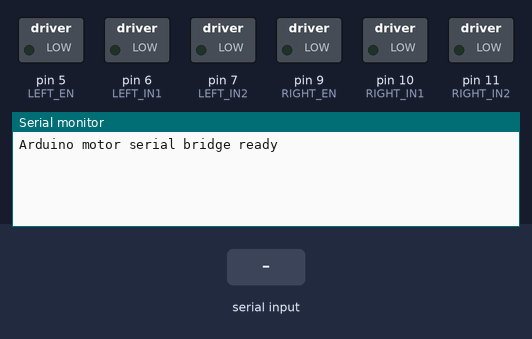
Bench run of a sketch on a simulated Arduino Uno, built with avr-gcc and run on an emulated ATmega328P. On the bench: switched loads named in the sketch (green lamp = pin HIGH), the last lines printed to the serial monitor. The inputs (shaded band) are chosen by the test bench.

Above: at 1.2 s.
1.3 s: "90 45\n" received over Serial
At 2.0 s:
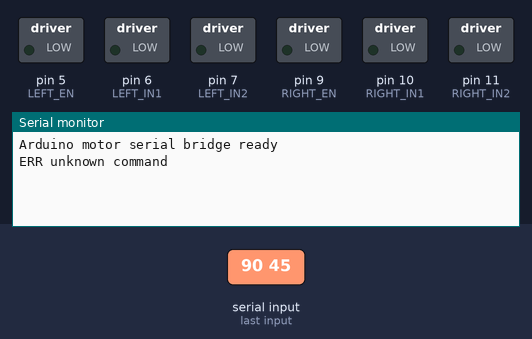
2.8 s: "M90\n" received over Serial
At 3.2 s:
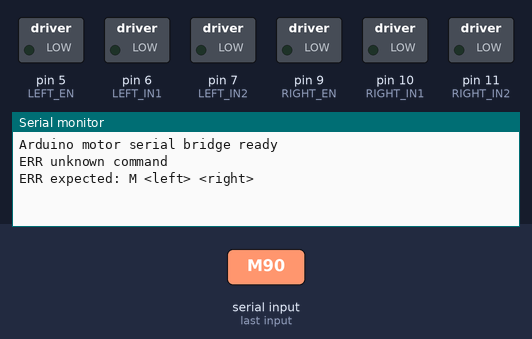
4.3 s: "S90\n" received over Serial
At 5.5 s:
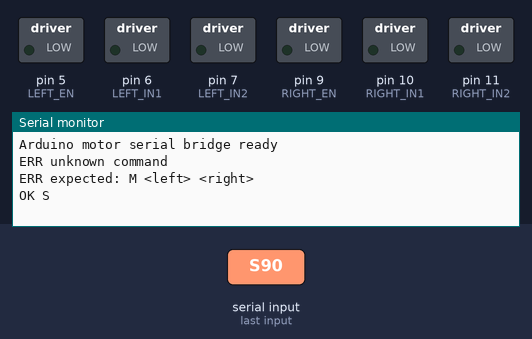

Measured:
- after the input at 1.3 s, the serial monitor: prints a new line at once (image 1)
- after the input at 2.8 s, the serial monitor: prints a new line at once (image 2)
- after the input at 4.3 s, the serial monitor: prints a new line at once (image 3)

The sketch:

arduino_motor_serial.ino
```cpp
// Arduino motor serial bridge for Raspberry Pi vision control.
//
// Protocol at 115200 baud:
//   M <left> <right>   set wheel speeds from -1.0 to +1.0
//   S                  stop both motors
//   P                  ping; replies OK
//
// Safety:
//   If commands stop arriving for WATCHDOG_TIMEOUT_MS, motors stop.
//
// This sketch is written for one L298N driver controlling two DC motors.
// Remove ENA/ENB jumpers from the L298N if you want Arduino PWM speed control.

// ===== Motor 1 / left wheel, L298N channel A =====
const int LEFT_EN = 5;  // PWM-capable
const int LEFT_IN1 = 6;
const int LEFT_IN2 = 7;

// ===== Motor 2 / right wheel, L298N channel B =====
const int RIGHT_EN = 9;  // PWM-capable
const int RIGHT_IN1 = 10;
const int RIGHT_IN2 = 11;

const unsigned long WATCHDOG_TIMEOUT_MS = 300;

// Tune these after checking physical motor direction and balance.
bool invertLeft = false;
bool invertRight = true;
int leftTrim = 0;
int rightTrim = 0;

String line = "";
unsigned long lastCommandMs = 0;
bool watchdogStopped = true;

void setOneMotor(int enPin, int in1Pin, int in2Pin, int pwm) {
  pwm = constrain(pwm, -255, 255);

  if (pwm > 0) {
    digitalWrite(in1Pin, HIGH);
    digitalWrite(in2Pin, LOW);
    analogWrite(enPin, pwm);
  } else if (pwm < 0) {
    digitalWrite(in1Pin, LOW);
    digitalWrite(in2Pin, HIGH);
    analogWrite(enPin, -pwm);
  } else {
    digitalWrite(in1Pin, LOW);
    digitalWrite(in2Pin, LOW);
    analogWrite(enPin, 0);
  }
}

void setMotors(float left, float right) {
  left = constrain(left, -1.0, 1.0);
  right = constrain(right, -1.0, 1.0);

  int leftPwm = round(left * 255.0) + leftTrim;
  int rightPwm = round(right * 255.0) + rightTrim;

  if (invertLeft) {
    leftPwm = -leftPwm;
  }
  if (invertRight) {
    rightPwm = -rightPwm;
  }

  setOneMotor(LEFT_EN, LEFT_IN1, LEFT_IN2, leftPwm);
  setOneMotor(RIGHT_EN, RIGHT_IN1, RIGHT_IN2, rightPwm);
}

void stopMotors() {
  setMotors(0.0, 0.0);
}

void handleLine(String input) {
  input.trim();
  if (input.length() == 0) {
    return;
  }

  char command = toupper(input.charAt(0));

  if (command == 'M') {
    int firstSpace = input.indexOf(' ');
    int secondSpace = input.indexOf(' ', firstSpace + 1);

    if (firstSpace < 0 || secondSpace < 0) {
      Serial.println("ERR expected: M <left> <right>");
      stopMotors();
      return;
    }

    float left = input.substring(firstSpace + 1, secondSpace).toFloat();
    float right = input.substring(secondSpace + 1).toFloat();

    setMotors(left, right);
    lastCommandMs = millis();
    watchdogStopped = false;
    Serial.print("OK M ");
    Serial.print(left, 3);
    Serial.print(" ");
    Serial.println(right, 3);
    return;
  }

  if (command == 'S') {
    stopMotors();
    lastCommandMs = millis();
    watchdogStopped = true;
    Serial.println("OK S");
    return;
  }

  if (command == 'P') {
    lastCommandMs = millis();
    Serial.println("OK P");
    return;
  }

  Serial.println("ERR unknown command");
  stopMotors();
}

void setup() {
  pinMode(LEFT_EN, OUTPUT);
  pinMode(LEFT_IN1, OUTPUT);
  pinMode(LEFT_IN2, OUTPUT);

  pinMode(RIGHT_EN, OUTPUT);
  pinMode(RIGHT_IN1, OUTPUT);
  pinMode(RIGHT_IN2, OUTPUT);

  Serial.begin(115200);
  stopMotors();
  lastCommandMs = millis();

  Serial.println("Arduino motor serial bridge ready");
}

void loop() {
  while (Serial.available() > 0) {
    char c = Serial.read();

    if (c == '\n') {
      handleLine(line);
      line = "";
    } else if (c != '\r') {
      line += c;
      if (line.length() > 64) {
        line = "";
        stopMotors();
        Serial.println("ERR line too long");
      }
    }
  }

  // if (!watchdogStopped && millis() - lastCommandMs > WATCHDOG_TIMEOUT_MS) {
  //   stopMotors();
  //   watchdogStopped = true;
  //   Serial.println("WATCHDOG STOP");
  // }
}
```
